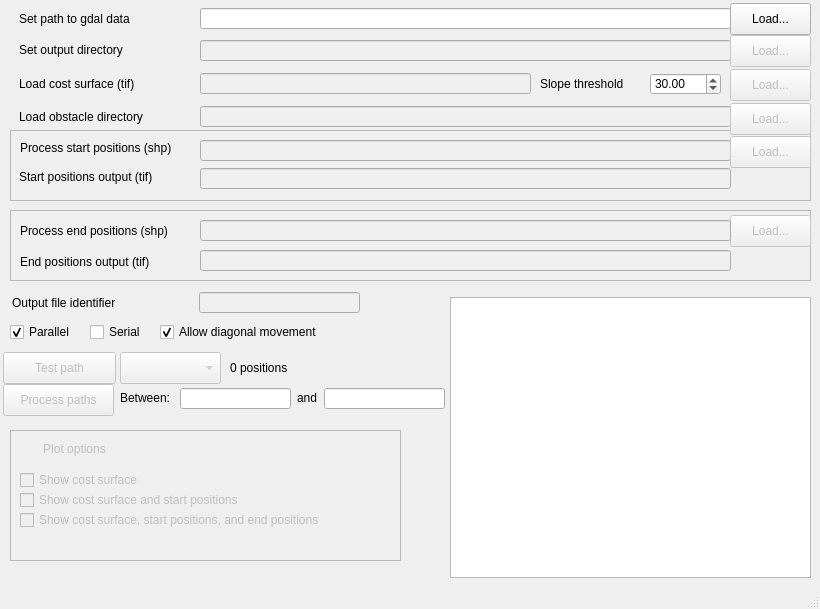
<?xml version="1.0" encoding="UTF-8"?>
<ui version="4.0">
 <class>MainWindow</class>
 <widget class="QMainWindow" name="MainWindow">
  <property name="geometry">
   <rect>
    <x>0</x>
    <y>0</y>
    <width>820</width>
    <height>609</height>
   </rect>
  </property>
  <property name="windowTitle">
   <string>Path finding</string>
  </property>
  <property name="unifiedTitleAndToolBarOnMac">
   <bool>true</bool>
  </property>
  <widget class="QWidget" name="centralwidget">
   <widget class="QLabel" name="label">
    <property name="geometry">
     <rect>
      <x>19</x>
      <y>76</y>
      <width>141</width>
      <height>16</height>
     </rect>
    </property>
    <property name="text">
     <string>Load cost surface (tif)</string>
    </property>
   </widget>
   <widget class="QLineEdit" name="lineEdit">
    <property name="enabled">
     <bool>false</bool>
    </property>
    <property name="geometry">
     <rect>
      <x>200</x>
      <y>73</y>
      <width>331</width>
      <height>21</height>
     </rect>
    </property>
   </widget>
   <widget class="QPushButton" name="pushButton">
    <property name="enabled">
     <bool>false</bool>
    </property>
    <property name="geometry">
     <rect>
      <x>730</x>
      <y>69</y>
      <width>81</width>
      <height>32</height>
     </rect>
    </property>
    <property name="text">
     <string>Load...</string>
    </property>
   </widget>
   <widget class="QPushButton" name="pushButton_2">
    <property name="enabled">
     <bool>false</bool>
    </property>
    <property name="geometry">
     <rect>
      <x>3</x>
      <y>352</y>
      <width>113</width>
      <height>32</height>
     </rect>
    </property>
    <property name="text">
     <string>Test path</string>
    </property>
   </widget>
   <widget class="QFrame" name="frame">
    <property name="geometry">
     <rect>
      <x>10</x>
      <y>210</y>
      <width>801</width>
      <height>71</height>
     </rect>
    </property>
    <property name="frameShape">
     <enum>QFrame::StyledPanel</enum>
    </property>
    <property name="frameShadow">
     <enum>QFrame::Raised</enum>
    </property>
    <widget class="QPushButton" name="pushButton_5">
     <property name="enabled">
      <bool>false</bool>
     </property>
     <property name="geometry">
      <rect>
       <x>720</x>
       <y>5</y>
       <width>81</width>
       <height>32</height>
      </rect>
     </property>
     <property name="text">
      <string>Load...</string>
     </property>
    </widget>
    <widget class="QLabel" name="label_3">
     <property name="geometry">
      <rect>
       <x>10</x>
       <y>13</y>
       <width>171</width>
       <height>16</height>
      </rect>
     </property>
     <property name="text">
      <string>Process end positions (shp)</string>
     </property>
    </widget>
    <widget class="QLineEdit" name="lineEdit_2">
     <property name="enabled">
      <bool>false</bool>
     </property>
     <property name="geometry">
      <rect>
       <x>190</x>
       <y>10</y>
       <width>531</width>
       <height>21</height>
      </rect>
     </property>
    </widget>
    <widget class="QLabel" name="label_4">
     <property name="geometry">
      <rect>
       <x>10</x>
       <y>44</y>
       <width>161</width>
       <height>16</height>
      </rect>
     </property>
     <property name="text">
      <string>End positions output (tif)</string>
     </property>
    </widget>
    <widget class="QLineEdit" name="lineEdit_3">
     <property name="enabled">
      <bool>false</bool>
     </property>
     <property name="geometry">
      <rect>
       <x>190</x>
       <y>40</y>
       <width>531</width>
       <height>21</height>
      </rect>
     </property>
    </widget>
   </widget>
   <widget class="QLabel" name="label_5">
    <property name="geometry">
     <rect>
      <x>19</x>
      <y>109</y>
      <width>151</width>
      <height>16</height>
     </rect>
    </property>
    <property name="text">
     <string>Load obstacle directory</string>
    </property>
   </widget>
   <widget class="QLineEdit" name="lineEdit_4">
    <property name="enabled">
     <bool>false</bool>
    </property>
    <property name="geometry">
     <rect>
      <x>200</x>
      <y>106</y>
      <width>531</width>
      <height>21</height>
     </rect>
    </property>
   </widget>
   <widget class="QPushButton" name="pushButton_4">
    <property name="enabled">
     <bool>false</bool>
    </property>
    <property name="geometry">
     <rect>
      <x>730</x>
      <y>103</y>
      <width>81</width>
      <height>32</height>
     </rect>
    </property>
    <property name="text">
     <string>Load...</string>
    </property>
   </widget>
   <widget class="QLabel" name="label_6">
    <property name="geometry">
     <rect>
      <x>540</x>
      <y>76</y>
      <width>101</width>
      <height>16</height>
     </rect>
    </property>
    <property name="text">
     <string>Slope threshold </string>
    </property>
   </widget>
   <widget class="QDoubleSpinBox" name="doubleSpinBox">
    <property name="enabled">
     <bool>true</bool>
    </property>
    <property name="geometry">
     <rect>
      <x>650</x>
      <y>73</y>
      <width>71</width>
      <height>22</height>
     </rect>
    </property>
    <property name="value">
     <double>30.000000000000000</double>
    </property>
   </widget>
   <widget class="QFrame" name="frame_2">
    <property name="geometry">
     <rect>
      <x>10</x>
      <y>130</y>
      <width>801</width>
      <height>71</height>
     </rect>
    </property>
    <property name="frameShape">
     <enum>QFrame::StyledPanel</enum>
    </property>
    <property name="frameShadow">
     <enum>QFrame::Raised</enum>
    </property>
    <widget class="QLabel" name="label_9">
     <property name="geometry">
      <rect>
       <x>9</x>
       <y>39</y>
       <width>161</width>
       <height>16</height>
      </rect>
     </property>
     <property name="text">
      <string>Start positions output (tif)</string>
     </property>
    </widget>
    <widget class="QLineEdit" name="lineEdit_6">
     <property name="enabled">
      <bool>false</bool>
     </property>
     <property name="geometry">
      <rect>
       <x>190</x>
       <y>38</y>
       <width>531</width>
       <height>21</height>
      </rect>
     </property>
    </widget>
    <widget class="QLabel" name="label_8">
     <property name="geometry">
      <rect>
       <x>10</x>
       <y>10</y>
       <width>181</width>
       <height>16</height>
      </rect>
     </property>
     <property name="text">
      <string>Process start positions (shp)</string>
     </property>
    </widget>
    <widget class="QLineEdit" name="lineEdit_5">
     <property name="enabled">
      <bool>false</bool>
     </property>
     <property name="geometry">
      <rect>
       <x>190</x>
       <y>10</y>
       <width>531</width>
       <height>21</height>
      </rect>
     </property>
    </widget>
    <widget class="QPushButton" name="pushButton_6">
     <property name="enabled">
      <bool>false</bool>
     </property>
     <property name="geometry">
      <rect>
       <x>720</x>
       <y>6</y>
       <width>81</width>
       <height>32</height>
      </rect>
     </property>
     <property name="text">
      <string>Load...</string>
     </property>
    </widget>
   </widget>
   <widget class="QLabel" name="label_7">
    <property name="geometry">
     <rect>
      <x>12</x>
      <y>295</y>
      <width>131</width>
      <height>16</height>
     </rect>
    </property>
    <property name="text">
     <string>Output file identifier</string>
    </property>
   </widget>
   <widget class="QLineEdit" name="lineEdit_7">
    <property name="enabled">
     <bool>false</bool>
    </property>
    <property name="geometry">
     <rect>
      <x>199</x>
      <y>292</y>
      <width>161</width>
      <height>21</height>
     </rect>
    </property>
   </widget>
   <widget class="QComboBox" name="comboBox">
    <property name="enabled">
     <bool>false</bool>
    </property>
    <property name="geometry">
     <rect>
      <x>120</x>
      <y>352</y>
      <width>101</width>
      <height>32</height>
     </rect>
    </property>
   </widget>
   <widget class="QLabel" name="label_10">
    <property name="geometry">
     <rect>
      <x>19</x>
      <y>42</y>
      <width>121</width>
      <height>16</height>
     </rect>
    </property>
    <property name="text">
     <string>Set output directory</string>
    </property>
   </widget>
   <widget class="QLineEdit" name="lineEdit_8">
    <property name="enabled">
     <bool>false</bool>
    </property>
    <property name="geometry">
     <rect>
      <x>200</x>
      <y>40</y>
      <width>531</width>
      <height>21</height>
     </rect>
    </property>
   </widget>
   <widget class="QPushButton" name="pushButton_7">
    <property name="enabled">
     <bool>false</bool>
    </property>
    <property name="geometry">
     <rect>
      <x>730</x>
      <y>35</y>
      <width>81</width>
      <height>32</height>
     </rect>
    </property>
    <property name="text">
     <string>Load...</string>
    </property>
   </widget>
   <widget class="QCheckBox" name="checkBox_6">
    <property name="geometry">
     <rect>
      <x>90</x>
      <y>322</y>
      <width>61</width>
      <height>20</height>
     </rect>
    </property>
    <property name="text">
     <string>Serial</string>
    </property>
    <property name="checked">
     <bool>false</bool>
    </property>
   </widget>
   <widget class="QCheckBox" name="checkBox_7">
    <property name="geometry">
     <rect>
      <x>10</x>
      <y>322</y>
      <width>71</width>
      <height>20</height>
     </rect>
    </property>
    <property name="text">
     <string>Parallel</string>
    </property>
    <property name="checked">
     <bool>true</bool>
    </property>
   </widget>
   <widget class="QFrame" name="frame_3">
    <property name="geometry">
     <rect>
      <x>10</x>
      <y>430</y>
      <width>391</width>
      <height>131</height>
     </rect>
    </property>
    <property name="frameShape">
     <enum>QFrame::StyledPanel</enum>
    </property>
    <property name="frameShadow">
     <enum>QFrame::Raised</enum>
    </property>
    <widget class="QPushButton" name="pushButton_3">
     <property name="enabled">
      <bool>false</bool>
     </property>
     <property name="geometry">
      <rect>
       <x>9</x>
       <y>8</y>
       <width>111</width>
       <height>21</height>
      </rect>
     </property>
     <property name="toolTip">
      <string>&lt;html&gt;&lt;head/&gt;&lt;body&gt;&lt;p&gt;View DEM &lt;/p&gt;&lt;/body&gt;&lt;/html&gt;</string>
     </property>
     <property name="text">
      <string notr="true">Plot options</string>
     </property>
     <property name="icon">
      <iconset>
       <normaloff>images/picture-2.png</normaloff>images/picture-2.png</iconset>
     </property>
     <property name="iconSize">
      <size>
       <width>24</width>
       <height>24</height>
      </size>
     </property>
     <property name="default">
      <bool>false</bool>
     </property>
     <property name="flat">
      <bool>true</bool>
     </property>
    </widget>
    <widget class="QCheckBox" name="checkBox_3">
     <property name="enabled">
      <bool>false</bool>
     </property>
     <property name="geometry">
      <rect>
       <x>10</x>
       <y>60</y>
       <width>251</width>
       <height>20</height>
      </rect>
     </property>
     <property name="text">
      <string>Show cost surface and start positions</string>
     </property>
    </widget>
    <widget class="QCheckBox" name="checkBox">
     <property name="enabled">
      <bool>false</bool>
     </property>
     <property name="geometry">
      <rect>
       <x>10</x>
       <y>40</y>
       <width>141</width>
       <height>20</height>
      </rect>
     </property>
     <property name="text">
      <string>Show cost surface </string>
     </property>
    </widget>
    <widget class="QCheckBox" name="checkBox_4">
     <property name="enabled">
      <bool>false</bool>
     </property>
     <property name="geometry">
      <rect>
       <x>10</x>
       <y>80</y>
       <width>341</width>
       <height>20</height>
      </rect>
     </property>
     <property name="text">
      <string>Show cost surface, start positions, and end positions</string>
     </property>
    </widget>
   </widget>
   <widget class="QPushButton" name="pushButton_8">
    <property name="enabled">
     <bool>false</bool>
    </property>
    <property name="geometry">
     <rect>
      <x>3</x>
      <y>384</y>
      <width>111</width>
      <height>32</height>
     </rect>
    </property>
    <property name="text">
     <string>Process paths</string>
    </property>
   </widget>
   <widget class="QLabel" name="label_2">
    <property name="geometry">
     <rect>
      <x>19</x>
      <y>11</y>
      <width>131</width>
      <height>16</height>
     </rect>
    </property>
    <property name="text">
     <string>Set path to gdal data</string>
    </property>
   </widget>
   <widget class="QLineEdit" name="lineEdit_9">
    <property name="geometry">
     <rect>
      <x>200</x>
      <y>8</y>
      <width>531</width>
      <height>21</height>
     </rect>
    </property>
   </widget>
   <widget class="QPushButton" name="pushButton_9">
    <property name="enabled">
     <bool>true</bool>
    </property>
    <property name="geometry">
     <rect>
      <x>730</x>
      <y>3</y>
      <width>81</width>
      <height>32</height>
     </rect>
    </property>
    <property name="text">
     <string>Load...</string>
    </property>
   </widget>
   <widget class="QCheckBox" name="checkBox_8">
    <property name="geometry">
     <rect>
      <x>160</x>
      <y>322</y>
      <width>181</width>
      <height>20</height>
     </rect>
    </property>
    <property name="text">
     <string>Allow diagonal movement</string>
    </property>
    <property name="checked">
     <bool>true</bool>
    </property>
   </widget>
   <widget class="QGraphicsView" name="graphicsView">
    <property name="geometry">
     <rect>
      <x>450</x>
      <y>297</y>
      <width>361</width>
      <height>281</height>
     </rect>
    </property>
    <property name="sizePolicy">
     <sizepolicy hsizetype="Fixed" vsizetype="Fixed">
      <horstretch>0</horstretch>
      <verstretch>0</verstretch>
     </sizepolicy>
    </property>
   </widget>
   <widget class="QLabel" name="label_11">
    <property name="geometry">
     <rect>
      <x>230</x>
      <y>360</y>
      <width>211</width>
      <height>16</height>
     </rect>
    </property>
    <property name="text">
     <string>0 positions </string>
    </property>
   </widget>
   <widget class="QLabel" name="label_12">
    <property name="geometry">
     <rect>
      <x>120</x>
      <y>390</y>
      <width>61</width>
      <height>16</height>
     </rect>
    </property>
    <property name="text">
     <string>Between:</string>
    </property>
   </widget>
   <widget class="QLineEdit" name="lineEdit_10">
    <property name="geometry">
     <rect>
      <x>180</x>
      <y>388</y>
      <width>111</width>
      <height>21</height>
     </rect>
    </property>
   </widget>
   <widget class="QLineEdit" name="lineEdit_11">
    <property name="geometry">
     <rect>
      <x>324</x>
      <y>388</y>
      <width>121</width>
      <height>21</height>
     </rect>
    </property>
   </widget>
   <widget class="QLabel" name="label_13">
    <property name="geometry">
     <rect>
      <x>297</x>
      <y>390</y>
      <width>21</width>
      <height>16</height>
     </rect>
    </property>
    <property name="text">
     <string>and </string>
    </property>
   </widget>
   <zorder>graphicsView</zorder>
   <zorder>frame_2</zorder>
   <zorder>label</zorder>
   <zorder>lineEdit</zorder>
   <zorder>pushButton</zorder>
   <zorder>pushButton_2</zorder>
   <zorder>frame</zorder>
   <zorder>label_5</zorder>
   <zorder>lineEdit_4</zorder>
   <zorder>pushButton_4</zorder>
   <zorder>label_6</zorder>
   <zorder>doubleSpinBox</zorder>
   <zorder>label_7</zorder>
   <zorder>lineEdit_7</zorder>
   <zorder>comboBox</zorder>
   <zorder>label_10</zorder>
   <zorder>lineEdit_8</zorder>
   <zorder>pushButton_7</zorder>
   <zorder>checkBox_6</zorder>
   <zorder>checkBox_7</zorder>
   <zorder>frame_3</zorder>
   <zorder>pushButton_8</zorder>
   <zorder>label_2</zorder>
   <zorder>lineEdit_9</zorder>
   <zorder>pushButton_9</zorder>
   <zorder>checkBox_8</zorder>
   <zorder>label_11</zorder>
   <zorder>label_12</zorder>
   <zorder>lineEdit_10</zorder>
   <zorder>lineEdit_11</zorder>
   <zorder>label_13</zorder>
  </widget>
  <widget class="QStatusBar" name="statusbar">
   <property name="enabled">
    <bool>true</bool>
   </property>
   <property name="acceptDrops">
    <bool>false</bool>
   </property>
  </widget>
 </widget>
 <resources/>
 <connections/>
</ui>
